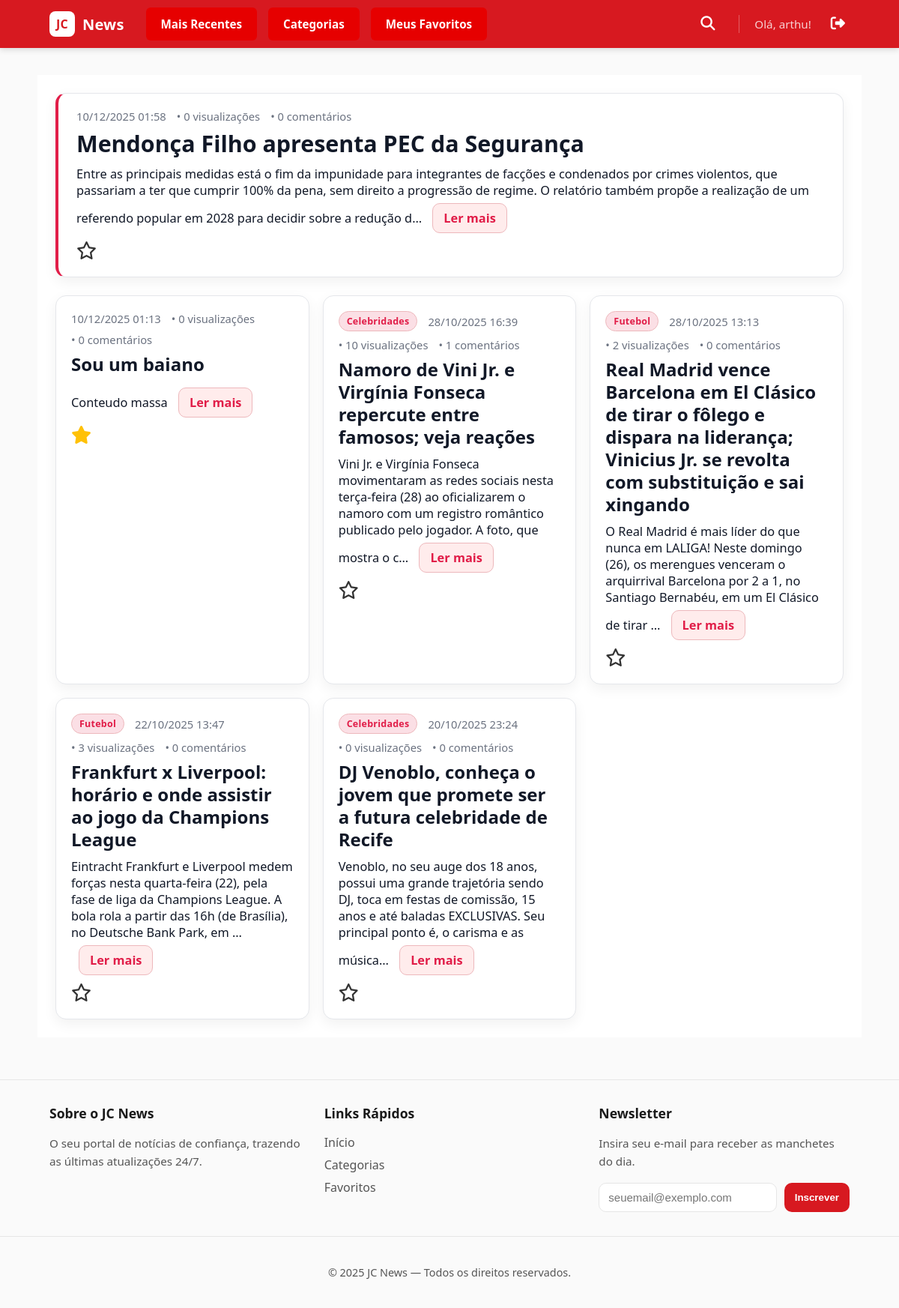
Screenshot of / (signed in) with the database file from the repository.
### app1/models.py (models this page shows, shortened)
class Noticia(models.Model):
    titulo = models.CharField(max_length=255)
    conteudo = models.TextField(blank=False)
    data_publicacao = models.DateTimeField(auto_now_add=True)
    categoria = models.ForeignKey(
        Categoria, on_delete=models.SET_NULL, null=True, blank=True, related_name='noticias'
    )
    imagem = models.ImageField(upload_to='noticias/', blank=True, null=True)
    visualizacoes = models.PositiveIntegerField(default=0)
    favoritos = models.ManyToManyField(
        User,
        related_name='noticias_favoritas',
        blank=True
    )
    usuarios_que_visitaram = models.ManyToManyField(
        User,
        related_name='noticias_visualizadas',
        blank=True
    )

class Categoria(models.Model):
    nome = models.CharField(max_length=100, unique=True)

### app1/views.py (the view)
# urls.py: path("", HomeView.as_view(), name="home"),
class HomeView(View):
    def get(self, request):
        noticias = Noticia.objects.order_by('-data_publicacao')
        favoritos_ids = []
        if request.user.is_authenticated:
            favoritos_ids = request.user.noticias_favoritas.values_list('id', flat=True)
        context = {
            "form": SubscriptionForm(),
            "noticias": noticias,
            "favoritos_ids": favoritos_ids,
        }
        return render(request, "app1/home.html", context)

### app1/forms.py
class SubscriptionForm(forms.ModelForm):
    class Meta:
        model = NewsletterSubscription
        fields = ["email"]
        widgets = {
            "email": forms.EmailInput(
                attrs={
                    "placeholder": "seuemail@exemplo.com",
                    "required": True,
                    "class": "form-control",
                }
            )
        }

### app1/context_processors.py (called while the page is built)
def subscription_form(request):
    return {"form_subscription": SubscriptionForm()}

### app1/templates/app1/home.html (shortened to what this page needs)
{% extends 'app1/base.html' %}
{% load static %}
{% block content %}
<link rel="stylesheet" href="{% static 'app1/css/news.css' %}">
<section class="container">
  {% if query %}
    <h1>Resultados para “{{ query }}”</h1>
    {% if results and results|length %}
      <ul>
        {% for r in results %}
          <li>{{ r }}</li>
        {% endfor %}
      </ul>
    {% else %}
      <p>Nenhum resultado encontrado.</p>
    {% endif %}
  {% else %}
    {% if noticias %}
      {% with noticia_principal=noticias.0 %}
        <article class="noticia noticia--principal" id="noticia-{{ noticia_principal.id }}">
          <header class="noticia__cabecalho">
            <time datetime="{{ noticia_principal.data_publicacao|date:'c' }}">
              {{ noticia_principal.data_publicacao|date:"d/m/Y H:i" }}
            </time>
            <span>• {{ noticia_principal.visualizacoes }} visualizações</span>
            <span>• {{ noticia_principal.comentarios.count }} comentários</span>
          </header>
          <h2 class="noticia__titulo">{{ noticia_principal.titulo }}</h2>
          <div class="noticia__conteudo">
            {{ noticia_principal.conteudo|truncatechars:300 }}
            <a class="ler__mais" href="{% url 'app1:detalhe_noticia' noticia_principal.pk %}">Ler mais</a>
          </div>
          <div class="noticia__acoes">
            <form action="{% url 'app1:favoritar_noticia_view' noticia_principal.pk %}" method="POST" style="display:inline;">
              <button type="submit" class="btn-favorito {% if noticia_principal.id in favoritos_ids %}favoritado{% endif %}" aria-label="Favoritar">
                {% if noticia_principal.id in favoritos_ids %}
                  <i class="fa-solid fa-star"></i>
                {% else %}
                  <i class="fa-regular fa-star"></i>
                {% endif %}
              </button>
            </form>
          </div>
        </article>
      {% endwith %}
      <section class="grid-noticias" aria-label="Mais notícias">
        {% for noticia in noticias|slice:"1:" %}
          <article class="noticia" id="noticia-{{ noticia.id }}">
            <header class="noticia__cabecalho">
              {% if noticia.categoria %}
                <span class="noticia__categoria">{{ noticia.categoria.nome }}</span>
              {% endif %}
              <time datetime="{{ noticia.data_publicacao|date:'c' }}">
                {{ noticia.data_publicacao|date:"d/m/Y H:i" }}
              </time>
              <span>• {{ noticia.visualizacoes }} visualizações</span>
              <span>• {{ noticia.comentarios.count }} comentários</span>
            </header>
            <h3 class="noticia__titulo">{{ noticia.titulo }}</h3>
            <div class="noticia__conteudo">
              {{ noticia.conteudo|truncatechars:180 }}
              <a class="ler__mais" href="{% url 'app1:detalhe_noticia' noticia.pk %}">Ler mais</a>
            </div>
            <div class="noticia__acoes">
              {% if user.is_authenticated %}
                <form action="{% url 'app1:favoritar_noticia_view' noticia.pk %}" method="POST" style="display:inline;">
                  <button type="submit" class="btn-favorito {% if noticia.id in favoritos_ids %}favoritado{% endif %}" aria-label="Favoritar">
                    {% if noticia.id in favoritos_ids %}
                      <i class="fa-solid fa-star"></i>
                    {% else %}
                      <i class="fa-regular fa-star"></i>
                    {% endif %}
                  </button>
                </form>
              {% endif %}
            </div>
          </article>
        {% endfor %}
      </section>
    {% endif %}
  {% endif %}
</section>
{% endblock %}

### app1/templates/app1/base.html (shortened to what this page needs)
{% load static %}
<!DOCTYPE html>
<html lang="pt-br">
<head>
  <link rel="stylesheet" href="{% static 'app1/css/style.css' %}">
  <link rel="stylesheet" href="https://cdnjs.cloudflare.com/ajax/libs/font-awesome/6.5.1/css/all.min.css">
  <link rel="stylesheet" href="https://cdn.jsdelivr.net/npm/bootstrap-icons@1.11.3/font/bootstrap-icons.min.css">
</head>
<body>
  <header class="site-header">
    <div class="header-container header-content container">
      <a href="{% url 'app1:home' %}" class="brand" aria-label="Página Inicial">
        <span class="logo-mark">JC</span>
        <span class="logo-text">News</span>
      </a>
      <nav class="main-nav">
        <a class="nav-btn" id="btn-mr" href="{% url 'app1:home' %}">Mais Recentes</a>
        <a class="nav-btn" id="btn-cat" href="{% url 'app1:categorias' %}">Categorias</a>
        <a class="nav-btn" id="btn-mf" href="{% url 'app1:meus_favoritos' %}">Meus Favoritos</a>
      </nav>
      <div class="header-actions">
        <div class="search-wrapper">
          <button id="search-toggle" class="search-icon-btn" aria-label="Abrir busca">
            <i class="fa fa-search"></i>
          </button>
        </div>
        <div class="user-auth-links">
          {% if user.is_authenticated %}
            <span class="welcome-message">Olá, {{ user.username }}!</span>
            <form action="{% url 'logout' %}" method="post" class="logout-form" title="Sair">
              <button type="submit" class="auth-link logout-link" aria-label="Sair">
                <i class="fa-solid fa-right-from-bracket"></i>
              </button>
            </form>
          {% else %}
            <a href="{% url 'login' %}" class="auth-link">Login</a>
            <a href="{% url 'register' %}" class="auth-link register-link">Criar Conta</a>
          {% endif %}
        </div>
      </div>
    </div>
  </header>
  <main class="container page-content">
    {% block content %}{% endblock %}
  </main>
  <footer class="site-footer">
    <div class="footer-container container">
      <div class="footer-col">
        <h4>Sobre o JC News</h4>
        <p>O seu portal de notícias de confiança, trazendo as últimas atualizações 24/7.</p>
      </div>
      <div class="footer-col">
        <h4>Links Rápidos</h4>
        <ul class="footer-links">
          <li><a href="{% url 'app1:home' %}">Início</a></li>
          <li><a href="{% url 'app1:categorias' %}">Categorias</a></li>
          <li><a href="{% url 'app1:meus_favoritos' %}">Favoritos</a></li>
        </ul>
      </div>
      <div class="footer-col">
        <h4>Newsletter</h4>
        <p>Insira seu e-mail para receber as manchetes do dia.</p>
        {% if form_subscription %}
          <form action="{% url 'app1:subscribe' %}" method="post" class="footer-subscribe-form">
            {{ form_subscription.email }}
            <button type="submit" class="btn-primary">Inscrever</button>
          </form>
        {% endif %}
      </div>
    </div>
    <div class="footer-bottom">
      <p>&copy; {% now "Y" %} JC News — Todos os direitos reservados.</p>
    </div>
  </footer>
</body>
</html>

### app1/static/app1/css/style.css (style rules this page uses)
:root { --red:#d71920; --red-dark:#b1151b; --bg:#ffffff; --ink:#1a1a1a; --ink-weak:#555; --border:#e6e6e6; --bg-soft: #fafafa; }
* { box-sizing:border-box }
html,body { margin:0;padding:0;background:var(--bg-soft);color:var(--ink);font-family:system-ui,-apple-system,Segoe UI,Roboto,Ubuntu,Cantarell,"Helvetica Neue",Arial,sans-serif; min-height: 100vh; display: flex; flex-direction: column; }
.container { max-width:1100px;margin:0 auto;padding:0 16px }
a { text-decoration: none; }
.site-header { background:var(--red);color:#fff;position:sticky;top:0;z-index:100; box-shadow: 0 2px 8px rgba(0,0,0,.15); }
.header-content { display:flex;align-items:center;justify-content:space-between;height:64px; gap: 1.5rem; }
.brand { display:flex;align-items:center;gap:10px;text-decoration:none;color:#fff;font-weight:700;letter-spacing:.2px }
.logo-mark { display:inline-grid;place-items:center;width:34px;height:34px;border-radius:8px;background:#fff;color:var(--red);font-weight:900 }
.logo-text { font-size:20px }
.main-nav { display: flex; gap: 5px; }
.nav-btn { display: inline-block; padding: 10px 18px; margin: 0 5px; background-color: #e60000; color: #fff; font-weight: 600; font-size: 0.95rem; text-decoration: none; border-radius: 6px; transition: all 0.25s ease-in-out; border: 2px solid transparent; }
.header-actions { display: flex; align-items: center; gap: 1.5rem; margin-left: auto; }
.user-auth-links { display: flex; align-items: center; gap: 1.25rem; padding-left: 1.25rem; border-left: 1px solid rgba(255,255,255,.3); font-size: 0.95rem; font-weight: 500; }
.user-auth-links .welcome-message { color: rgba(255,255,255,.8); white-space: nowrap; }
.user-auth-links .auth-link { color: #fff; text-decoration: none; font-weight: 600; white-space: nowrap; }
.page-content { padding:24px 0; flex-grow: 1; }
.btn-primary { padding:10px 14px;border:none;border-radius:10px;background:var(--red);color:#fff;font-weight:600;cursor:pointer }
.site-footer { border-top:1px solid var(--border); padding: 32px 0 0 0; background:var(--bg-soft); color:var(--ink-weak); margin-top: 32px; }
.footer-container { display: grid; grid-template-columns: repeat(auto-fit, minmax(250px, 1fr)); gap: 2rem; }
.footer-col h4 { font-size: 1.1rem; font-weight: 700; color: var(--ink); margin-top: 0; margin-bottom: 1rem; }
.footer-col p { font-size: 0.95rem; margin-bottom: 1rem; line-height: 1.6; }
.footer-links { list-style: none; padding: 0; margin: 0; }
.footer-links li { margin-bottom: 0.5rem; }
.footer-links a { color: var(--ink-weak); text-decoration: none; }
.footer-subscribe-form { display: grid; grid-template-columns: 1fr auto; gap: 10px; margin-top: 1rem; }
.footer-subscribe-form input[type="email"] { padding: 10px 12px; border: 1px solid var(--border); border-radius: 10px; font-size: 15px; width: 100%; background: var(--bg); color: var(--ink); }
.footer-bottom { border-top: 1px solid var(--border); margin-top: 2rem; padding: 1.5rem 1.5rem; text-align: center; font-size: 0.9rem; color: var(--ink-weak); }
.logout-form { display: inline; }
.logout-form button { background: none; border: none; color: #ff4b4b; cursor: pointer; font-size: 1.2rem; transition: opacity 0.2s; }
.search-wrapper { position: relative; display: flex; align-items: center; }
.search-icon-btn { background: none; border: none; color: #fff; cursor: pointer; font-size: 1.2rem; padding: 8px; transition: transform 0.2s ease; }

### rows the page displays
Noticia: data_publicacao "10/12/2025 01:58", visualizacoes "0", comentarios.count "0", titulo "Mendonça Filho apresenta PEC da Segurança", conteudo "Entre as principais medidas está o fim da impunidade para integrantes de facções e condenados por crimes violentos, que passariam a ter que cumprir 100% da pena, sem direito a progressão de regime. O relatório também propõe a realização de um referendo popular em 2028 para decidir sobre a redução d…"
Noticia: data_publicacao "10/12/2025 01:13", visualizacoes "0", comentarios.count "0", titulo "Sou um baiano", conteudo "Conteudo massa"
Noticia: categoria.nome "Celebridades", data_publicacao "28/10/2025 16:39", visualizacoes "10", comentarios.count "1", titulo "Namoro de Vini Jr. e Virgínia Fonseca repercute entre famosos; veja reações", conteudo "Vini Jr. e Virgínia Fonseca movimentaram as redes sociais nesta terça-feira (28) ao oficializarem o namoro com um registro romântico publicado pelo jogador. A foto, que mostra o c…"
Noticia: categoria.nome "Futebol", data_publicacao "28/10/2025 13:13", visualizacoes "2", comentarios.count "0", titulo "Real Madrid vence Barcelona em El Clásico de tirar o fôlego e dispara na liderança; Vinicius Jr. se revolta com substituição e sai xingando", conteudo "O Real Madrid é mais líder do que nunca em LALIGA! Neste domingo (26), os merengues venceram o arquirrival Barcelona por 2 a 1, no Santiago Bernabéu, em um El Clásico de tirar …"
Noticia: categoria.nome "Futebol", data_publicacao "22/10/2025 13:47", visualizacoes "3", comentarios.count "0", titulo "Frankfurt x Liverpool: horário e onde assistir ao jogo da Champions League", conteudo "Eintracht Frankfurt e Liverpool medem forças nesta quarta-feira (22), pela fase de liga da Champions League. A bola rola a partir das 16h (de Brasília), no Deutsche Bank Park, em …"
Noticia: categoria.nome "Celebridades", data_publicacao "20/10/2025 23:24", visualizacoes "0", comentarios.count "0", titulo "DJ Venoblo, conheça o jovem que promete ser a futura celebridade de Recife", conteudo "Venoblo, no seu auge dos 18 anos, possui uma grande trajetória sendo DJ, toca em festas de comissão, 15 anos e até baladas EXCLUSIVAS. Seu principal ponto é, o carisma e as música…"

### other values shown
{{ user.username }} "arthu"
